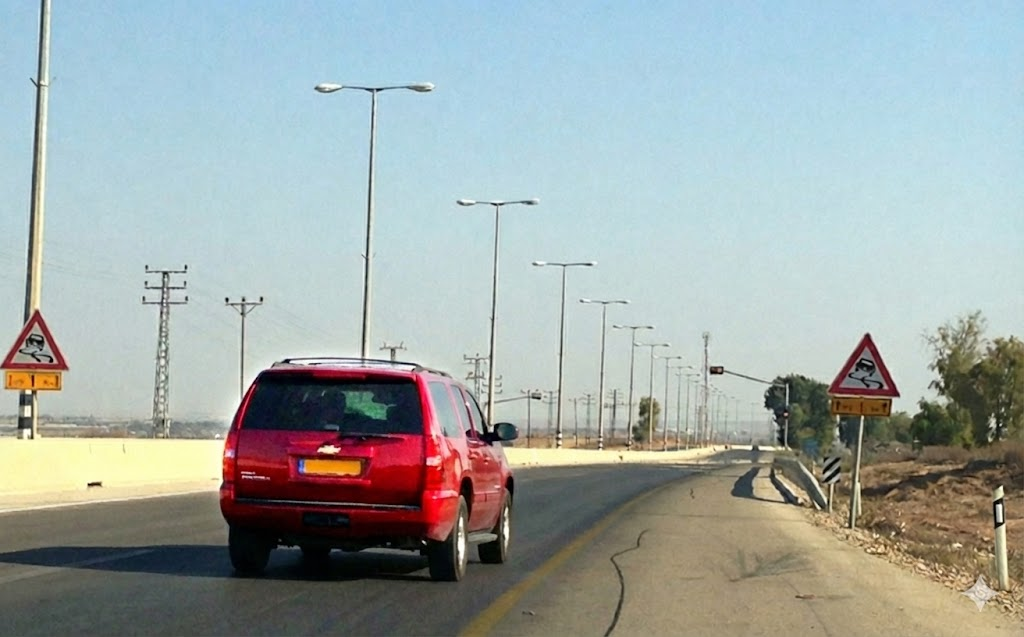
#> input picture pyton/pics_to_test/slippery_road_redcar.jpg, 1024 x 637 px, found by its file name
$ python golden_model.py   (older library calls are emulated)
#> lines starting #> are read from the running program, lines starting #| are printed output that depends on the picture; after the words box and inside, x2 and y2 are one past the last pixel; in counts of white or black regions, pixels touching at a corner belong together
import os
from PIL import Image
import numpy as np
from scipy.ndimage import binary_dilation, binary_erosion

# Configuration parameters
INPUT_IMAGE_PATH = "/users/epnyrk/Project/design/work/ProjectA/pyton/pics_to_test/slippery_road_redcar.jpg"
DATA_DIR = "data"

# File paths
IMAGE_IN_HEX   = os.path.join(DATA_DIR, "image_in2.hex")
MASK_OUT_REF   = os.path.join(DATA_DIR, "mask_out2.txt")
MORPH_OUT_REF  = os.path.join(DATA_DIR, "morph_out2.txt")

# Fixed FHD resolution
TARGET_WIDTH = 1920
TARGET_HEIGHT = 1080

# Red Mask Algorithm Parameters
MIN_RED_VAL = 15
MARGIN_SHIFT = 3

def generate_golden_reference(img_path):
    if not os.path.exists(img_path):
        print(f"Error: Input file '{img_path}' not found.")
        return

    if not os.path.exists(DATA_DIR):
        os.makedirs(DATA_DIR)
        print(f"Created data directory: {DATA_DIR}")

    try:
        # Load, convert, resize
        img = Image.open(img_path).convert('RGB')
#> img is the input picture: PIL image 1024x637 RGB; mean R, G, B 159.6, 169.2, 167.2

        if img.size != (TARGET_WIDTH, TARGET_HEIGHT):
            print(f"Warning: Image size is {img.size}. Resizing to FHD {TARGET_WIDTH}x{TARGET_HEIGHT}.")
#| Warning: Image size is (1024, 637). Resizing to FHD 1920x1080.
            try:
                resample_method = Image.Resampling.LANCZOS
            except AttributeError:
                resample_method = Image.ANTIALIAS

            img = img.resize((TARGET_WIDTH, TARGET_HEIGHT), resample_method)
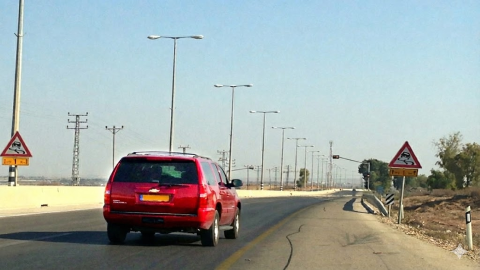
#> img: PIL image 1920x1080 RGB (shown at 1/4 size); mean R, G, B 159.6, 169.2, 167.2

        # Convert to numpy array
        img_np = np.array(img)

        # Split channels
        r = img_np[:,:,0]
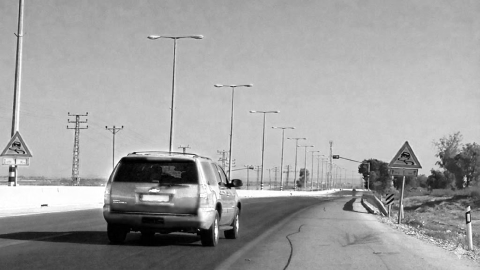
#> r: shape (1080, 1920) (shown at 1/4 size); min 0, max 255, mean 159.6
        g = img_np[:,:,1]
        b = img_np[:,:,2]
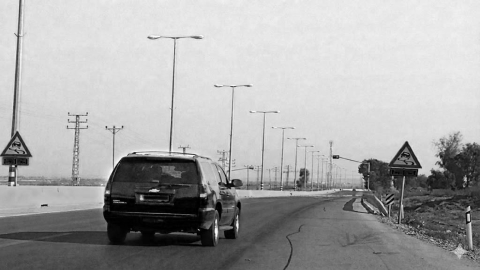
#> b: shape (1080, 1920) (shown at 1/4 size); min 0, max 255, mean 167.2

        # Calculate dynamic margin
        margin = r >> MARGIN_SHIFT

        # ==========================================
        # 1. Generate image_in.hex
        # ==========================================
        print(f"Generating: {IMAGE_IN_HEX}...")
        with open(IMAGE_IN_HEX, 'w') as f:
            for y in range(TARGET_HEIGHT):
                for x in range(TARGET_WIDTH):
                    hex_string = f"00{r[y,x]:02x}{g[y,x]:02x}{b[y,x]:02x}\n"
                    f.write(hex_string)

        # ==========================================
        # 2. Implement Red Mask Algorithm
        # ==========================================
        print(f"Computing Red Mask...")
        cond1_dom_r_vs_g    = (r.astype(np.int16) > (g.astype(np.int16) + margin))
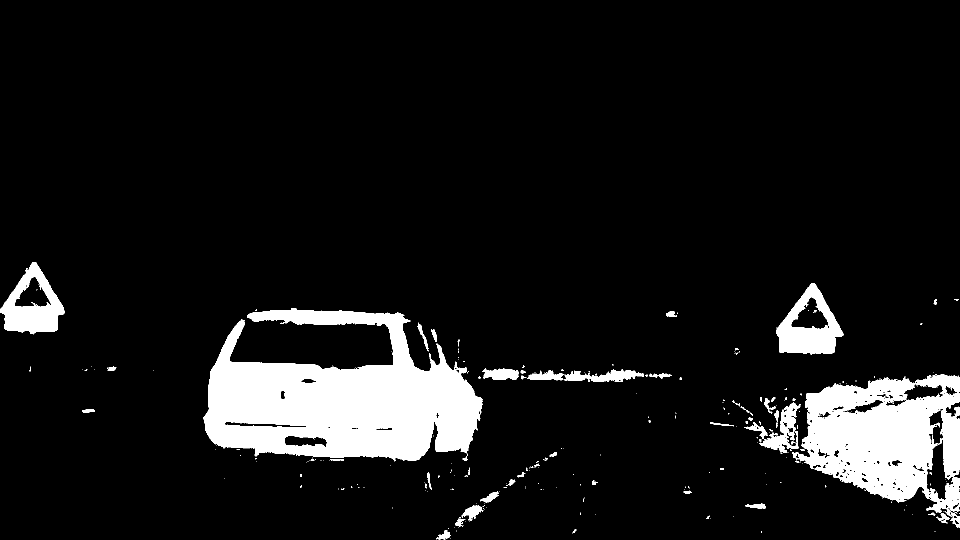
#> cond1_dom_r_vs_g: shape (1080, 1920) bool (shown at 1/2 size); 9.2% white; 287 white regions (230 under 20 px), largest, box (x1, y1, x2, y2) and area: (406, 617, 965, 923) 102611, (1584, 748, 1920, 1055) 57046, (1552, 566, 1687, 709) 9307
        cond2_dom_r_vs_b    = (r.astype(np.int16) > (b.astype(np.int16) + margin))
#> cond2_dom_r_vs_b: shape (1080, 1920) bool; 26.3% white; 219 white regions (182 under 20 px), largest, box (x1, y1, x2, y2) and area: (0, 269, 1920, 1080) 533781, (1467, 685, 1532, 746) 1751, (709, 957, 812, 991) 1725
        cond3_orange_killer = (g.astype(np.int16) < (b.astype(np.int16) + margin))
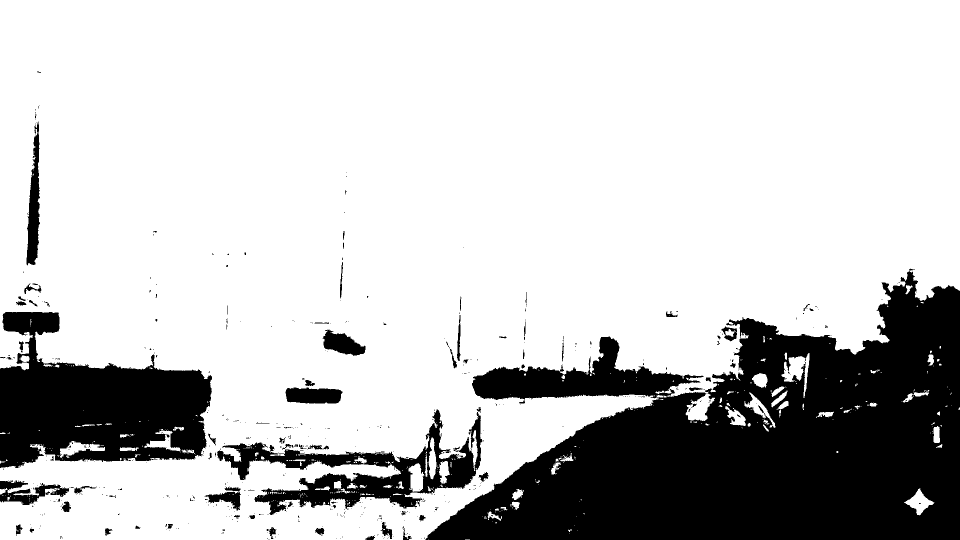
#> cond3_orange_killer: shape (1080, 1920) bool (shown at 1/2 size); 77.6% white; 565 black regions (485 under 20 px), largest, box (x1, y1, x2, y2) and area: (851, 537, 1920, 1080) 331342, (0, 624, 424, 936) 79002, (434, 819, 964, 1030) 31322
        cond4_min_red       = (r > MIN_RED_VAL)
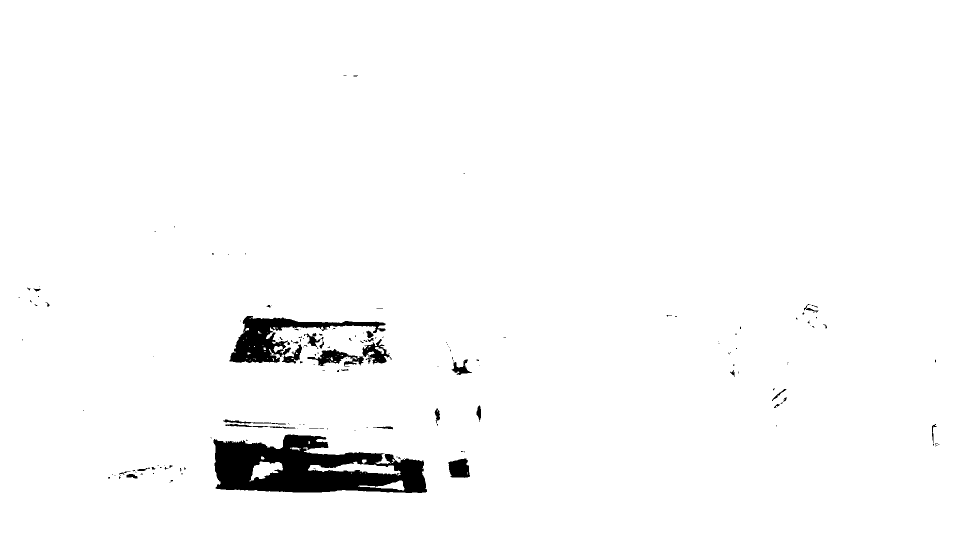
#> cond4_min_red: shape (1080, 1920) bool (shown at 1/2 size); 97.6% white; 164 black regions (128 under 20 px), largest, box (x1, y1, x2, y2) and area: (427, 869, 854, 986) 31220, (459, 632, 771, 727) 9853, (615, 698, 728, 733) 1650

        red_mask_np = np.logical_and.reduce((cond1_dom_r_vs_g, cond2_dom_r_vs_b, cond3_orange_killer, cond4_min_red))
#> red_mask_np: shape (1080, 1920) bool; 4.7% white; 96 white regions (85 under 20 px), largest, box (x1, y1, x2, y2) and area: (406, 621, 965, 918) 87149, (1552, 566, 1687, 676) 5248, (0, 524, 129, 630) 4627

        # Generate mask_out.txt
        print(f"Generating: {MASK_OUT_REF}...")
        with open(MASK_OUT_REF, 'w') as f:
            for y in range(TARGET_HEIGHT):
                for x in range(TARGET_WIDTH):
                    bit = '1' if red_mask_np[y,x] else '0'
                    f.write(bit + '\n')

        # ==========================================
        # 3. Implement Morphology
        # ==========================================
        print(f"Computing Morphology filter...")
        struct_3x3 = np.ones((3,3), dtype=bool)

        dilated_mask_np = binary_dilation(red_mask_np, structure=struct_3x3)
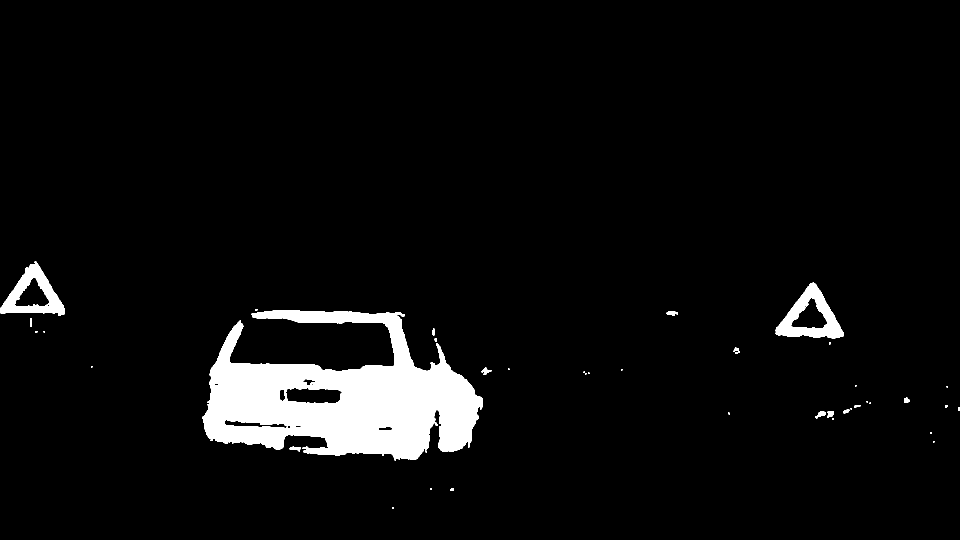
#> dilated_mask_np: shape (1080, 1920) bool (shown at 1/2 size); 5.1% white; 41 white regions (23 under 20 px), largest, box (x1, y1, x2, y2) and area: (405, 620, 966, 921) 92512, (1551, 565, 1688, 677) 6143, (0, 523, 130, 631) 5452
        final_morph_np = binary_erosion(dilated_mask_np, structure=struct_3x3)
#> final_morph_np: shape (1080, 1920) bool; 4.7% white; 57 white regions (46 under 20 px), largest, box (x1, y1, x2, y2) and area: (406, 621, 965, 920) 87908, (1552, 566, 1687, 676) 5311, (1, 524, 129, 630) 4662

        # Generate morph_out.txt
        print(f"Generating: {MORPH_OUT_REF}...")
        with open(MORPH_OUT_REF, 'w') as f:
            for y in range(TARGET_HEIGHT):
                for x in range(TARGET_WIDTH):
                    bit = '1' if final_morph_np[y,x] else '0'
                    f.write(bit + '\n')

        print("Success! All reference files ready.")

    except Exception as e:
        print(f"An error occurred during conversion: {e}")

if __name__ == "__main__":
    generate_golden_reference(INPUT_IMAGE_PATH)

$ run again, with pyton/pics_to_test/bumpers.jpg copied over pyton/pics_to_test/slippery_road_redcar.jpg
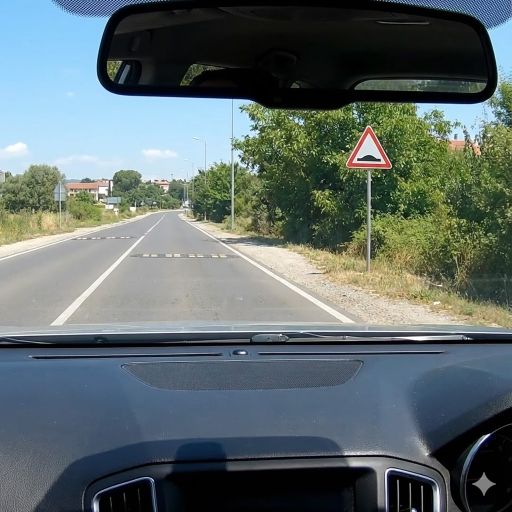
#> input picture pyton/pics_to_test/bumpers.jpg, 1024 x 1024 px, found by its file name (shown at 1/2 size)
#> in generate_golden_reference, img is the input picture: PIL image 1024x1024 RGB; mean R, G, B 94.5, 106.9, 106.9
#| Warning: Image size is (1024, 1024). Resizing to FHD 1920x1080.
#> img: PIL image 1920x1080 RGB
#> in generate_golden_reference, `cond1_dom_r_vs_g    = (r.astype(np.int16) > (g.astype(np.int16) + marg..`:
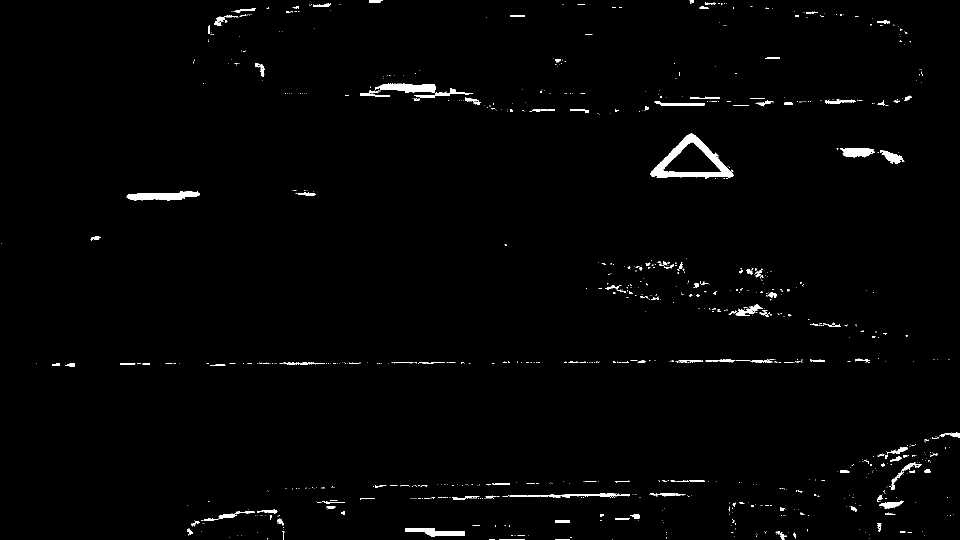
#> cond1_dom_r_vs_g: shape (1080, 1920) bool (shown at 1/2 size); 1.2% white; 944 white regions (800 under 20 px), largest, box (x1, y1, x2, y2) and area: (1300, 267, 1467, 355) 4248, (253, 382, 400, 402) 1709, (750, 167, 872, 186) 1522
#> cond2_dom_r_vs_b: shape (1080, 1920) bool; 20.1% white; 998 white regions (834 under 20 px), largest, box (x1, y1, x2, y2) and area: (755, 212, 1920, 693) 288107, (0, 351, 681, 523) 52463, (780, 17, 1440, 141) 30316
#> cond3_orange_killer: shape (1080, 1920) bool; 66.7% white; 443 black regions (377 under 20 px), largest, box (x1, y1, x2, y2) and area: (0, 0, 1920, 693) 607373, (645, 992, 1358, 1080) 30880, (1755, 896, 1920, 1080) 16650
#> cond4_min_red: shape (1080, 1920) bool; 81.1% white; 1706 black regions (1663 under 20 px), largest, box (x1, y1, x2, y2) and area: (364, 0, 1864, 231) 223006, (314, 934, 1668, 1080) 83862, (1747, 896, 1920, 1080) 22533
#> red_mask_np: shape (1080, 1920) bool; 0.32% white; 19 white regions (12 under 20 px), largest, box (x1, y1, x2, y2) and area: (1300, 267, 1467, 355) 4197, (254, 382, 400, 401) 1611, (765, 172, 829, 181) 315
#> in generate_golden_reference, `dilated_mask_np = binary_dilation(red_mask_np, structure=struct_3x3)`:
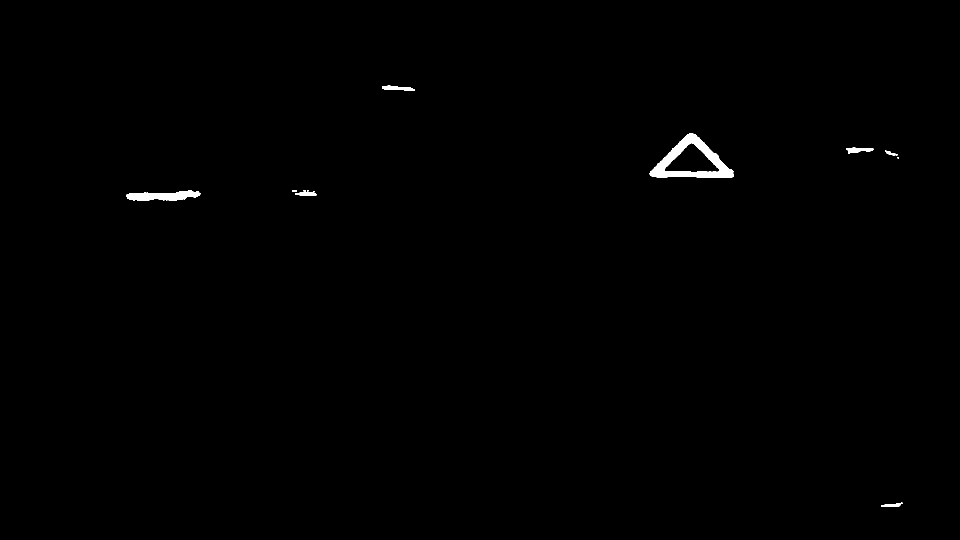
#> dilated_mask_np: shape (1080, 1920) bool (shown at 1/2 size); 0.42% white; 12 white regions (4 under 20 px), largest, box (x1, y1, x2, y2) and area: (1299, 266, 1468, 356) 5143, (253, 381, 401, 402) 2013, (764, 171, 830, 182) 465
#> final_morph_np: shape (1080, 1920) bool; 0.33% white; 15 white regions (8 under 20 px), largest, box (x1, y1, x2, y2) and area: (1300, 267, 1467, 355) 4269, (254, 382, 400, 401) 1647, (765, 172, 829, 181) 315

$ run again, with pyton/pics_to_test/down_triangle.jpg copied over pyton/pics_to_test/slippery_road_redcar.jpg
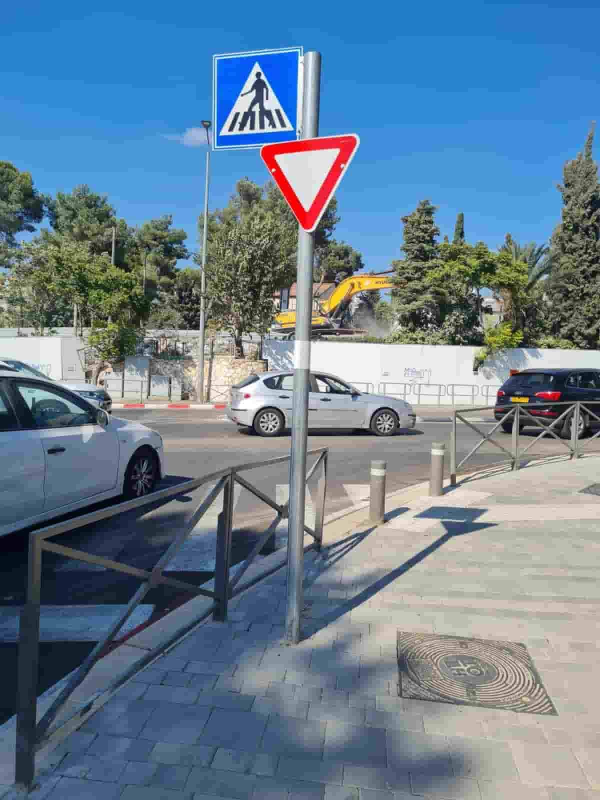
#> input picture pyton/pics_to_test/down_triangle.jpg, 1200 x 1600 px, found by its file name (shown at 1/2 size)
#> in generate_golden_reference, img is the input picture: PIL image 1200x1600 RGB; mean R, G, B 104.3, 128.1, 147.7
#| Warning: Image size is (1200, 1600). Resizing to FHD 1920x1080.
#> img: PIL image 1920x1080 RGB
#> in generate_golden_reference, `cond1_dom_r_vs_g    = (r.astype(np.int16) > (g.astype(np.int16) + marg..`:
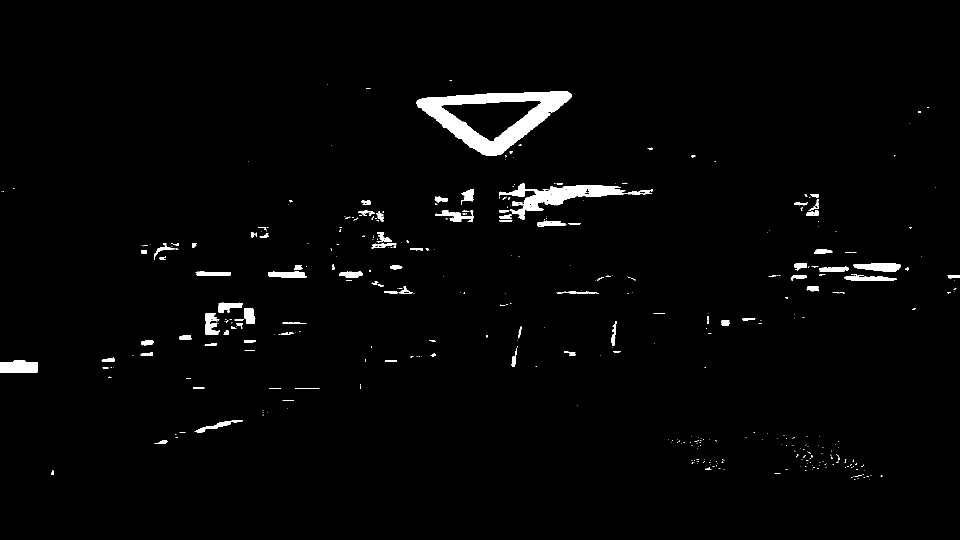
#> cond1_dom_r_vs_g: shape (1080, 1920) bool (shown at 1/2 size); 1.9% white; 454 white regions (353 under 20 px), largest, box (x1, y1, x2, y2) and area: (833, 183, 1144, 312) 14860, (998, 367, 1306, 439) 6024, (0, 721, 76, 745) 1644
#> cond2_dom_r_vs_b: shape (1080, 1920) bool; 12.4% white; 658 white regions (491 under 20 px), largest, box (x1, y1, x2, y2) and area: (0, 183, 1143, 521) 106269, (997, 274, 1920, 497) 64179, (995, 616, 1613, 735) 19545
#> cond3_orange_killer: shape (1080, 1920) bool; 88.5% white; 686 black regions (507 under 20 px), largest, box (x1, y1, x2, y2) and area: (0, 254, 957, 497) 120438, (997, 205, 1920, 498) 88753, (0, 217, 128, 292) 5581
#> cond4_min_red: shape (1080, 1920) bool; 97.7% white; 1146 black regions (1041 under 20 px), largest, box (x1, y1, x2, y2) and area: (0, 600, 517, 817) 13864, (695, 71, 951, 178) 12784, (694, 177, 946, 197) 2787
#> red_mask_np: shape (1080, 1920) bool; 1.1% white; 378 white regions (327 under 20 px), largest, box (x1, y1, x2, y2) and area: (834, 183, 1143, 311) 14339, (1708, 527, 1799, 543) 959, (536, 543, 613, 555) 790
#> in generate_golden_reference, `dilated_mask_np = binary_dilation(red_mask_np, structure=struct_3x3)`:
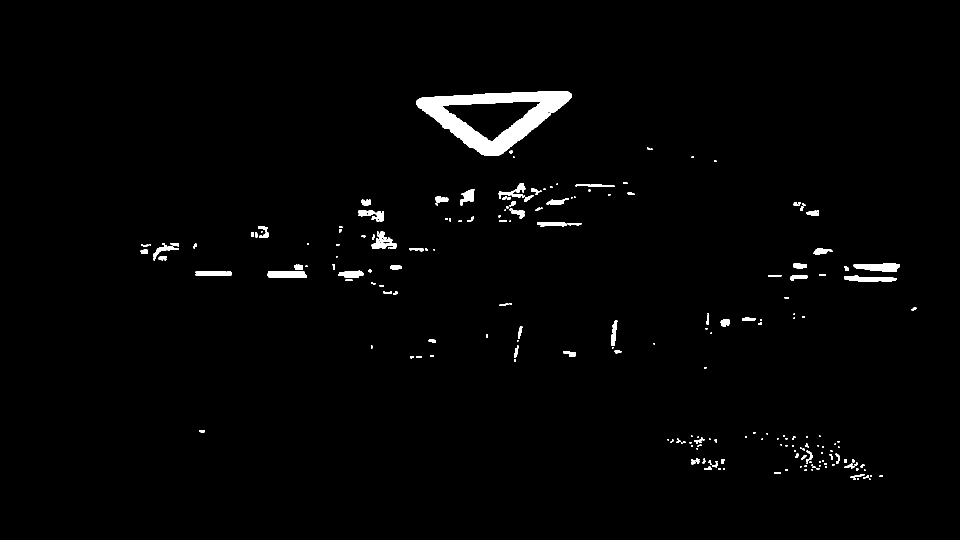
#> dilated_mask_np: shape (1080, 1920) bool (shown at 1/2 size); 1.6% white; 223 white regions (108 under 20 px), largest, box (x1, y1, x2, y2) and area: (833, 182, 1144, 312) 15831, (1707, 526, 1800, 544) 1203, (535, 542, 614, 556) 973
#> final_morph_np: shape (1080, 1920) bool; 1.1% white; 286 white regions (230 under 20 px), largest, box (x1, y1, x2, y2) and area: (834, 183, 1143, 311) 14375, (1708, 527, 1799, 543) 969, (536, 543, 613, 555) 791
